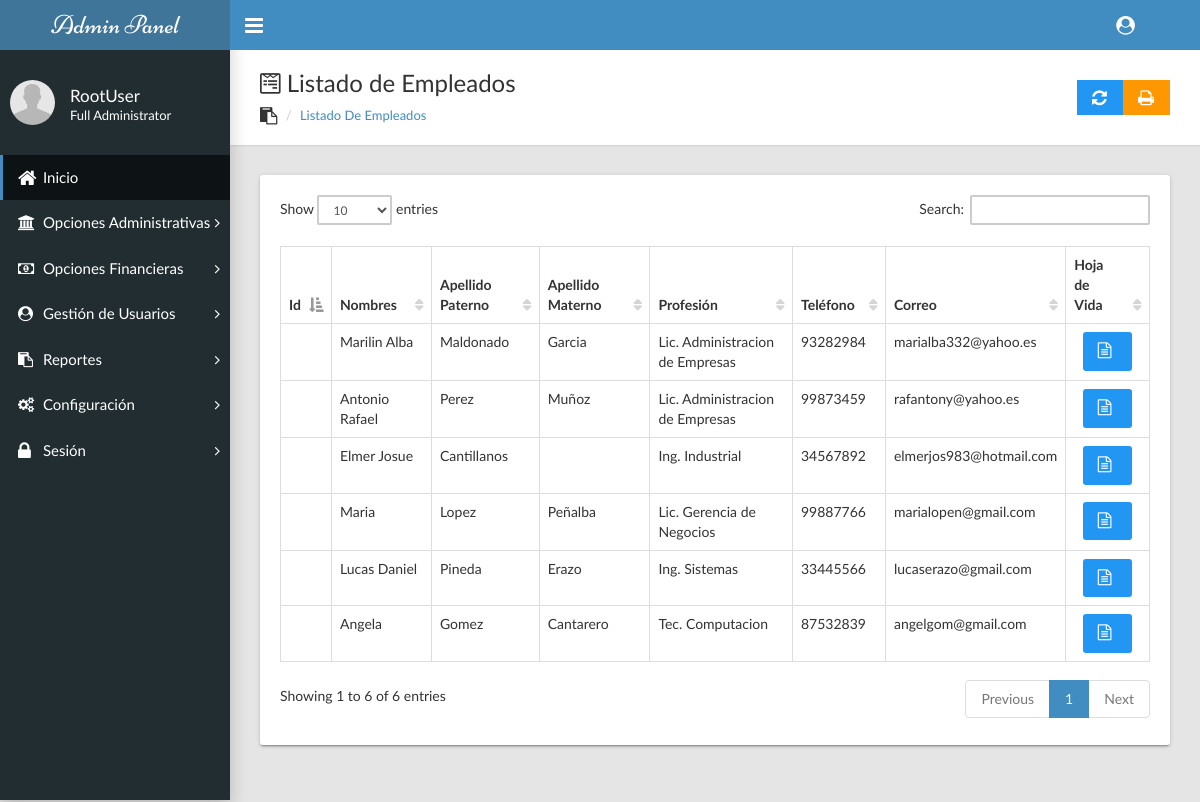
/admin-panel/listado_empleados.php (signed in), run on the app's committed database.
### tables this page shows
CREATE TABLE IF NOT EXISTS `empleados` (
  `ID_Empleado` varchar(15) NOT NULL COMMENT 'Numero de identidad ',
  `Nombres` varchar(100) NOT NULL COMMENT 'Primeros nombres ',
  `Apellido1` varchar(50) NOT NULL COMMENT 'Apellido paterno',
  `Apellido2` varchar(50) NOT NULL COMMENT 'Apellido materno',
  `Lugar_Nacimiento` varchar(100) NOT NULL COMMENT 'Lugar de nacimiento',
  `Fecha_Nacimiento` date NOT NULL COMMENT 'Fecha de nacimiento',
  `Profesion` varchar(50) NOT NULL COMMENT 'Profesión o grado de estudio',
  `Domicilio` varchar(100) NOT NULL COMMENT 'Dirección de domiciio',
  `Telefono` int(20) NOT NULL COMMENT 'Numero de telefono',
  `Fecha_Ingreso` date NOT NULL COMMENT 'Fecha en la que ingreso a la empresa',
  `Correo` varchar(100) NOT NULL COMMENT 'Direccion de correo electronico',
  `Nombre_Emergencia` varchar(100) NOT NULL COMMENT 'Nombre de persona a quien acudir en caso de emergencia',
  `Numero_Emergencia` int(11) NOT NULL COMMENT 'Numero de persona a la cual llamar en caso de emergencia',
  PRIMARY KEY (`ID_Empleado`)
);

### admin-panel/listado_empleados.php (the view, shortened to what this page needs)
<?php
  include('../cn/bdconexion.php');
  if (isset($_SESSION['username'])&&($_SESSION['rank'])) {
?>
<!DOCTYPE html>
<html>
  <head>
    <link rel="stylesheet" type="text/css" href="css/main.css">
    <link rel="stylesheet" type="text/css" href="css/font-awesome-4.7.0/css/font-awesome.min.css">
  </head>
  <body class="sidebar-mini fixed">
    <div class="wrapper">
      <header class="main-header hidden-print"><a class="logo" href="index.php">Admin Panel</a>
        <nav class="navbar navbar-static-top">
          <a class="sidebar-toggle" href="#" data-toggle="offcanvas"></a>
          <div class="navbar-custom-menu">
            <ul class="top-nav">
              <li class="dropdown"><a class="dropdown-toggle" href="#" data-toggle="dropdown" role="button" aria-haspopup="true" aria-expanded="false"><i class="fa fa-user-circle fa-lg"></i></a>
              </li>
            </ul>
          </div>
        </nav>
      </header>
      <div class="content-wrapper">
        <div class="page-title">
          <div>
            <h1><i class="fa fa-wpforms"></i> Listado de Empleados</h1>
            <ul class="breadcrumb side">
              <li><i class="fa fa-clipboard fa-lg"></i></li>
              <li class="active"><a href="#">Listado de Empleados</a></li>
            </ul>
          </div>
          <div><a class="btn btn-info btn-flat no-impr" href="listado_empleados.php"><i class="fa fa-lg fa-refresh"></i></a><a class="btn btn-warning btn-flat" href="javascript:window.print();"><i class="fa fa-lg fa-print"></i></a></div>
        </div>
        <div class="row" id="data-table">
          <div class="col-md-12">
            <div class="card">
              <div class="card-body">
                <table class="table table-hover table-bordered" id="sampleTable">
                  <thead>
                    <tr>
                      <th>Id</th>
                      <th>Nombres</th>
                      <th>Apellido Paterno</th>
                      <th>Apellido Materno</th>
                      <th>Profesi&oacute;n</th>
                      <th>Tel&eacute;fono</th>
                      <th>Correo</th>
                      <th class="no-impr">Hoja de Vida</th>
                    </tr>
                  </thead>
                  <tbody>
                    <?php
                      $queryFullEmpleados=mysqli_query($db, "SELECT * FROM empleados") or die(mysqli_error());
                      while ($rowEmpleado=mysqli_fetch_array($queryFullEmpleados)) {
                        echo '
                          <tr>
                            <form method="GET" action="empleados_hoja_de_vida.php">
                              <td>'.$rowEmpleado['Id_Empleado'].'</td>
                              <td>'.$rowEmpleado['Nombres'].'</td>
                              <td>'.$rowEmpleado['Apellido1'].'</td>
                              <td>'.$rowEmpleado['Apellido2'].'</td>
                              <td>'.$rowEmpleado['Profesion'].'</td>
                              <td>'.$rowEmpleado['Telefono'].'</td>
                              <td>'.$rowEmpleado['Correo'].'</td>
                              <input class="no-impr" type="hidden" name="Id_Empleado" Id="Id_Empleado" value="'.$rowEmpleado['Id_Empleado'].'">
                              <td align="center"><button class="btn btn-info icon-btn icon-btn-flat no-impr" type="submit" id="enviar" name="enviar" align="center"><i class="fa fa-file-text-o"></i></button></td>
                            </form>
                          </tr>
                        ';
                      }
                    ?>
                  </tbody>
                </table>
              </div>
            </div>
          </div>
        </div>
      </div>
    </div>
  </body>
</html>
<?php
    }else {
        header('location: page_denegado.php');
    }
?>

### data on the page
empleados: Nombres "Marilin Alba", Apellido1 "Maldonado", Apellido2 "Garcia", Profesion "Lic. Administracion de Empresas", Telefono "93282984", Correo "marialba332@yahoo.es"
empleados: Nombres "Antonio Rafael", Apellido1 "Perez", Apellido2 "Muñoz", Profesion "Lic. Administracion de Empresas", Telefono "99873459", Correo "rafantony@yahoo.es"
empleados: Nombres "Elmer Josue", Apellido1 "Cantillanos", Profesion "Ing. Industrial", Telefono "34567892", Correo "elmerjos983@hotmail.com"
empleados: Nombres "Maria", Apellido1 "Lopez", Apellido2 "Peñalba", Profesion "Lic. Gerencia de Negocios", Telefono "99887766", Correo "marialopen@gmail.com"
empleados: Nombres "Lucas Daniel", Apellido1 "Pineda", Apellido2 "Erazo", Profesion "Ing. Sistemas", Telefono "33445566", Correo "lucaserazo@gmail.com"
empleados: Nombres "Angela", Apellido1 "Gomez", Apellido2 "Cantarero", Profesion "Tec. Computacion", Telefono "87532839", Correo "angelgom@gmail.com"

### other printed values
$_SESSION['username'] "RootUser"
$_SESSION['rank'] "Full Administrator"
